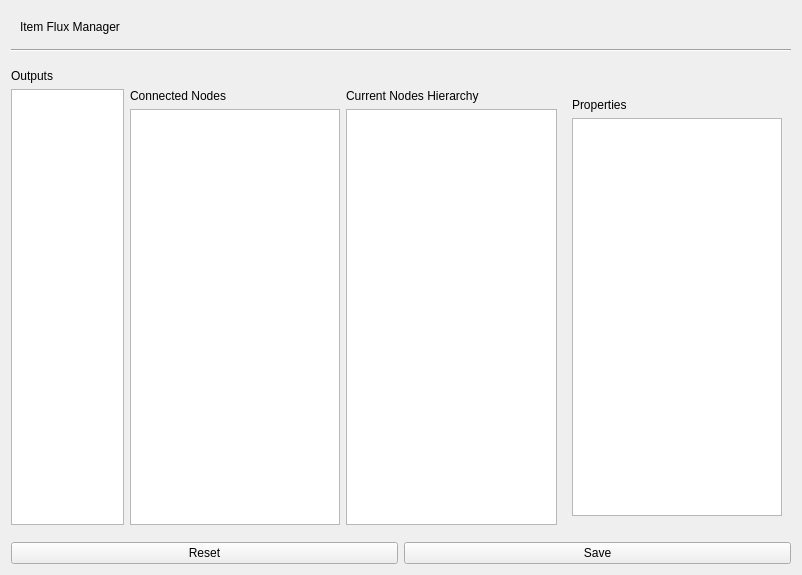
<?xml version="1.0" encoding="UTF-8"?>
<ui version="4.0">
 <class>ItemStreamsManagerForm</class>
 <widget class="QWidget" name="ItemStreamsManagerForm">
  <property name="geometry">
   <rect>
    <x>0</x>
    <y>0</y>
    <width>802</width>
    <height>575</height>
   </rect>
  </property>
  <property name="windowTitle">
   <string>Form</string>
  </property>
  <layout class="QVBoxLayout" name="verticalLayout">
   <item>
    <widget class="QWidget" name="horizontalWidget" native="true">
     <property name="styleSheet">
      <string notr="true">font: 700 16pt &quot;Segoe UI&quot;;</string>
     </property>
     <layout class="QHBoxLayout" name="horizontalLayout_2">
      <item>
       <widget class="QLabel" name="label">
        <property name="text">
         <string>Item Flux Manager</string>
        </property>
       </widget>
      </item>
      <item>
       <widget class="QLabel" name="label_nodeLabel">
        <property name="text">
         <string/>
        </property>
        <property name="alignment">
         <set>Qt::AlignmentFlag::AlignRight|Qt::AlignmentFlag::AlignTrailing|Qt::AlignmentFlag::AlignVCenter</set>
        </property>
       </widget>
      </item>
     </layout>
    </widget>
   </item>
   <item>
    <widget class="Line" name="line">
     <property name="orientation">
      <enum>Qt::Orientation::Horizontal</enum>
     </property>
    </widget>
   </item>
   <item>
    <widget class="QWidget" name="widget" native="true">
     <property name="sizePolicy">
      <sizepolicy hsizetype="Preferred" vsizetype="MinimumExpanding">
       <horstretch>0</horstretch>
       <verstretch>0</verstretch>
      </sizepolicy>
     </property>
     <layout class="QHBoxLayout" name="horizontalLayout">
      <property name="leftMargin">
       <number>0</number>
      </property>
      <property name="topMargin">
       <number>11</number>
      </property>
      <property name="rightMargin">
       <number>0</number>
      </property>
      <property name="bottomMargin">
       <number>11</number>
      </property>
      <item>
       <widget class="QWidget" name="verticalWidget" native="true">
        <property name="maximumSize">
         <size>
          <width>250</width>
          <height>16777215</height>
         </size>
        </property>
        <layout class="QVBoxLayout" name="verticalLayout_2">
         <property name="leftMargin">
          <number>0</number>
         </property>
         <property name="topMargin">
          <number>0</number>
         </property>
         <property name="rightMargin">
          <number>0</number>
         </property>
         <property name="bottomMargin">
          <number>0</number>
         </property>
         <item>
          <widget class="QLabel" name="label_2">
           <property name="styleSheet">
            <string notr="true">font: 600 12pt &quot;Segoe UI&quot;;</string>
           </property>
           <property name="text">
            <string>Outputs</string>
           </property>
          </widget>
         </item>
         <item>
          <widget class="QListWidget" name="listWidget_itemList"/>
         </item>
        </layout>
       </widget>
      </item>
      <item>
       <layout class="QVBoxLayout" name="verticalLayout_3">
        <item>
         <widget class="QLabel" name="label_itemName">
          <property name="sizePolicy">
           <sizepolicy hsizetype="Preferred" vsizetype="Maximum">
            <horstretch>0</horstretch>
            <verstretch>0</verstretch>
           </sizepolicy>
          </property>
          <property name="styleSheet">
           <string notr="true">font: 600 12pt &quot;Segoe UI&quot;;</string>
          </property>
          <property name="text">
           <string/>
          </property>
         </widget>
        </item>
        <item>
         <layout class="QHBoxLayout" name="horizontalLayout_3">
          <item>
           <layout class="QVBoxLayout" name="verticalLayout_5">
            <item>
             <widget class="QLabel" name="label_3">
              <property name="styleSheet">
               <string notr="true">font: 11pt &quot;Segoe UI&quot;;</string>
              </property>
              <property name="text">
               <string>Connected Nodes</string>
              </property>
             </widget>
            </item>
            <item>
             <widget class="QListWidget" name="listWidget_connectedNodes"/>
            </item>
           </layout>
          </item>
          <item>
           <layout class="QVBoxLayout" name="verticalLayout_4">
            <item>
             <widget class="QLabel" name="label_4">
              <property name="styleSheet">
               <string notr="true">font: 11pt &quot;Segoe UI&quot;;</string>
              </property>
              <property name="text">
               <string>Current Nodes Hierarchy</string>
              </property>
             </widget>
            </item>
            <item>
             <widget class="QListWidget" name="listWidget_hierarchy">
              <property name="dragDropMode">
               <enum>QAbstractItemView::DragDropMode::InternalMove</enum>
              </property>
             </widget>
            </item>
           </layout>
          </item>
          <item>
           <widget class="QWidget" name="propertiesWidgets" native="true">
            <layout class="QVBoxLayout" name="verticalLayout_6">
             <item>
              <widget class="QLabel" name="label_5">
               <property name="styleSheet">
                <string notr="true">font: 11pt &quot;Segoe UI&quot;;</string>
               </property>
               <property name="text">
                <string>Properties</string>
               </property>
              </widget>
             </item>
             <item>
              <widget class="QListWidget" name="listWidget_properties"/>
             </item>
            </layout>
           </widget>
          </item>
         </layout>
        </item>
       </layout>
      </item>
     </layout>
    </widget>
   </item>
   <item>
    <layout class="QHBoxLayout" name="horizontalLayout_4">
     <item>
      <widget class="QPushButton" name="pushButton_reset">
       <property name="text">
        <string>Reset</string>
       </property>
      </widget>
     </item>
     <item>
      <widget class="QPushButton" name="pushButton_save">
       <property name="text">
        <string>Save</string>
       </property>
      </widget>
     </item>
    </layout>
   </item>
  </layout>
 </widget>
 <resources/>
 <connections/>
</ui>
